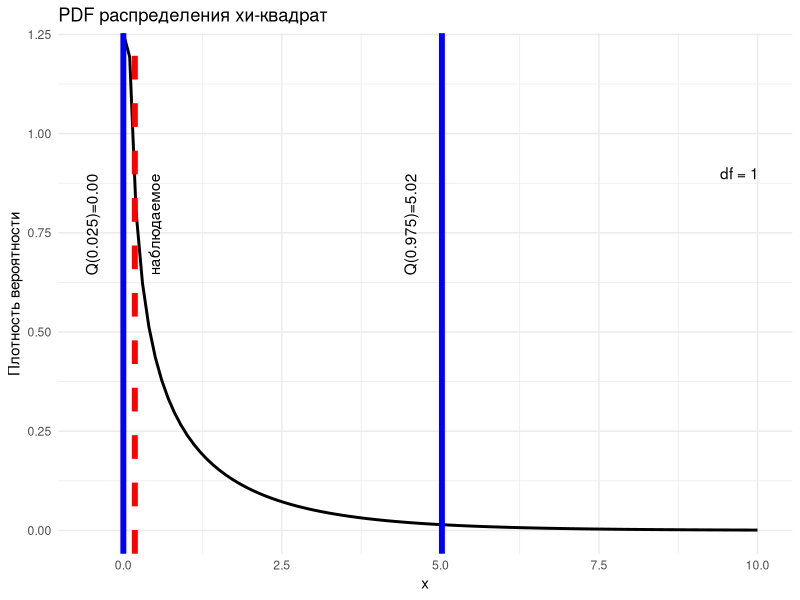
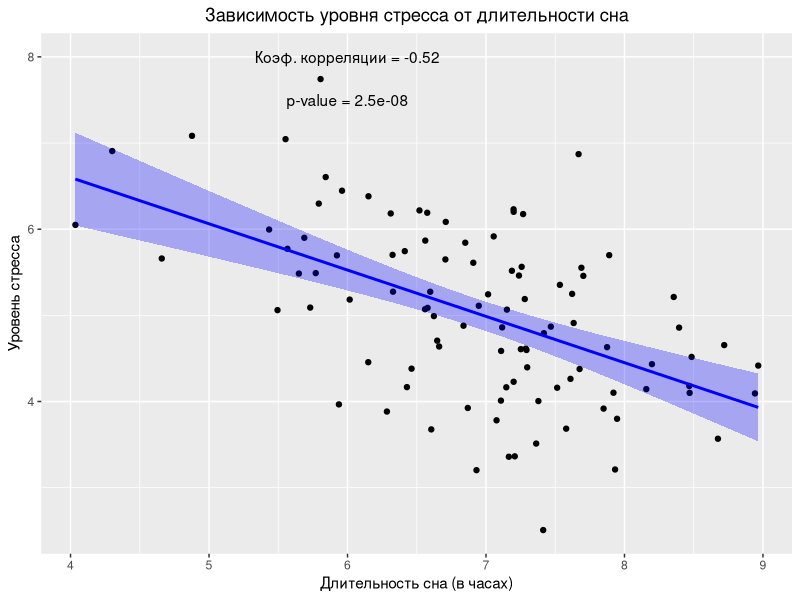

Here is the R script that generated these plots, in order:
## ---- chunk 1

knitr::opts_chunk$set(echo = TRUE)
library(dplyr)
library(ggplot2)

## ---- chunk 2

# Воспроизводимость результатов
set.seed(42)

# Общий размер выборки 
sample_size <- 100

# Генерация данных по физической активности (бинарная переменная) в фиксированном соотношении 1:1
activity <- sample(c("высокая", "низкая"), sample_size, replace = TRUE)

# Генерация данных по наличию сердечно-сосудистых заболеваний (бинарная переменная)
# У активных людей меньше вероятность заболеть (0.5 vs 0.6)

cardio <- sapply(activity, function(x) {
  if (x == "высокая") {
    sample(c(1, 0), 1, prob = c(0.5, 0.5)) # 1 - наличие заболевания, 0 - отсутствие заболевания
  } else {
    sample(c(1, 0), 1, prob = c(0.6, 0.4))
  }
})

# Создание dataframe
data_task1 <- data.frame(activity, cardio)

## ---- chunk 3

α = 0.05

## ---- chunk 4

quantiles <- c(0.025, 0.975)# Квантили
df <- 1

# Расчет критических значений для распределения хи-квадрат
critical_value_lower <- qchisq(quantiles[1], df)
critical_value_upper <- qchisq(quantiles[2], df)
## ---- chunk 5

# Создание таблицы сопряженности
contingency_table <- table(data_task1$activity, data_task1$cardio)

# Проведение теста хи-квадрат
chi_squared_test <- chisq.test(contingency_table)

# Наблюдаемое значение статистики хи-квадрат
observed_chi_squared <- chi_squared_test$statistic

# Вывод наблюдаемого значения статистики
print(observed_chi_squared)

## ---- chunk 6

# P-value теста хи-квадрат
p_value <- chi_squared_test$p.value

# Вывод p-value
print(paste("P-value:", p_value))
## ---- chunk 7

# Определение диапазона значений x для распределения хи-квадрат
x_values <- seq(0, 10, length.out = 100)

# Вычисление значений PDF для распределения хи-квадрат
pdf_chi_squared <- dchisq(x_values, df)

# Создание data frame для построения графика
pdf_data <- data.frame(x = x_values, Probability = pdf_chi_squared)

# Создание графика PDF для визуализации распределения хи-квадрат
ggplot(pdf_data, aes(x = x, y = Probability)) +
  geom_line(size = 1, color = "black") +
  labs(title = "PDF распределения хи-квадрат", x = "x", y = "Плотность вероятности") +
  theme_minimal() +
  geom_vline(xintercept = c(critical_value_lower, critical_value_upper, observed_chi_squared),
             linetype = c("solid", "solid", "dashed"),
             color = c("blue", "blue", "red"),
             size = c(2, 2, 2)) +
  annotate("text", x = critical_value_lower - 0.5, y = 0.9, label = sprintf("Q(%.3f)=%.2f", quantiles[1], critical_value_lower), hjust = 1, angle = 90) +
  annotate("text", x = critical_value_upper - 0.5, y = 0.9, label = sprintf("Q(%.3f)=%.2f", quantiles[2], critical_value_upper), hjust = 1, angle = 90) +
  annotate("text", x = observed_chi_squared + 0.3, y = 0.9, label = 'наблюдаемое', hjust = 1, angle = 90) +
  annotate("text", x = critical_value_upper + 5, y = 0.9, label = sprintf("df = %.0f", df), hjust = 1)

## ---- chunk 8

# Воспроизводимость результатов
set.seed(42)

# Размер выборки (в каждой группе)
sample_size <- 80

# В популяции c экспериментальным методом лечения средний уровень систолического артериального давления меньше (130 vs 135 mm) 
# Генерация данных для группы с новым методом лечения 
group1 <- rnorm(sample_size, mean=130, sd=10)  # экспериментальная группа

# Генерация данных для группы со стандартным лечением
group2 <- rnorm(sample_size, mean=135, sd=10)  # контрольная группа

## ---- chunk 9
# Параметры выборок
n1 <- 80  # Размер первой выборки
n2 <- 80  # Размер второй выборки
sd1 <- 10 # Стандартное отклонение в первой группе
sd2 <- 10 # Стандартное отклонение во второй группе

# Расчет степеней свободы для Welch t-test
df_welch <- ((sd1^2/n1 + sd2^2/n2)^2) /
            ((sd1^2/n1)^2/(n1-1) + (sd2^2/n2)^2/(n2-1))

# Уровень значимости
alpha <- 0.05

# Критическое значение для одностороннего t-теста с уровнем значимости 0.05
critical_value_welch <- qt(1 - alpha, df_welch, lower.tail = FALSE)

df_welch
critical_value_welch

## ---- chunk 10
# Выполнение t-теста
t_test_result <- t.test(group1, group2, alternative = "less")

# Вывод результатов t-теста
t_test_result

# Оценка размера эффекта (разница средних)
effect_size <- mean(group1) - mean(group2)
effect_size
## ---- chunk 11

# Воспроизводимость результатов
set.seed(42)

# Размер выборки 
sample_size <- 30

# В популяции до реабилитации средний уровень физической активности (50)
# Стандартное отклонение предположим равным 10
before <- rnorm(sample_size, mean = 50, sd = 10)

# В популяции после реабилитации средний уровень физической активности выше (60)
# Стандартное отклонение предположим равным 10
after <- rnorm(sample_size, mean = 60, sd = 10)

# Обрезаем значения, чтобы они находились в пределах от 0 до 100
before <- pmin(pmax(before, 0), 100)
after <- pmin(pmax(after, 0), 100)

## ---- chunk 12

# Уровень значимости
alpha <- 0.05

# Число степеней свободы
df <- sample_size - 1

# Критическое значение для одностороннего t-теста
critical_value <- qt(1 - alpha, df, lower.tail = FALSE)

print(paste("Критическое значение для правостороннего t-теста:", critical_value))

## ---- chunk 13

# Выполнение парного t-теста
t_test_result <- t.test(after, before, paired = TRUE, alternative = "greater")

# Наблюдаемое значение t-статистики
t_observed <- t_test_result$statistic

# Вывод наблюдаемого значения t-статистики
print(paste("Наблюдаемое значение t-статистики:", t_observed))
print(t_test_result)
## ---- chunk 14

# Воспроизводимость результатов
set.seed(42)

# Общий размер выборки
sample_size <- 200

# В популяции экспериментального лечения вероятность нормальной физической активности больше (0.7 vs 0.65)
# Генерация данных по статусу лечения (бинарная переменная, 0 - стандартное лечение, 1 - новый метод) в соотношении 1:1
treatment <- sample(0:1, sample_size, replace = TRUE)

# Вероятности нормальной физической активности для различных методов лечения
prob_activity_standard <- 0.65  # для стандартного лечения
prob_activity_new <- 0.7  # для нового метода лечения

# Генерация данных по физической активности после лечения (бинарная переменная)
activity <- sapply(treatment, function(t) rbinom(1, 1, ifelse(t == 1, prob_activity_new, prob_activity_standard)))

# Создание датафрейма
task4 <- data.frame(treatment, activity)

## ---- chunk 15

# Уровень значимости
alpha <- 0.05

# Критическое значение для одностороннего z-теста (правый хвост)
critical_value <- qnorm(1 - alpha)
print(paste("Критическое значение для одностороннего z-теста (правый хвост):", critical_value))

## ---- chunk 16

# Вычисление долей успеха в каждой группе
p1 <- mean(task4$activity[task4$treatment == 1])
p2 <- mean(task4$activity[task4$treatment == 0])

# Размеры выборок
n1 <- sum(task4$treatment == 1)
n2 <- sum(task4$treatment == 0)

# Общая доля успеха
p <- (sum(task4$activity[task4$treatment == 1]) + sum(task4$activity[task4$treatment == 0])) / (n1 + n2)

# Расчет z-статистики
z_observed <- (p1 - p2) / sqrt(p * (1 - p) * (1/n1 + 1/n2))

# Вывод наблюдаемого значения z-статистики
z_observed

## ---- chunk 17

# Расчет p-value для одностороннего теста
p_value <- pnorm(z_observed, lower.tail = FALSE)

# Расчет доверительного интервала
z_critical <- qnorm(1 - alpha)
margin_of_error <- z_critical * sqrt((p1 * (1 - p1) / n1) + (p2 * (1 - p2) / n2))
confidence_interval <- c((p1 - p2) - margin_of_error, (p1 - p2) + margin_of_error)

print(paste("p-value:", p_value))
print(paste("ДИ:", confidence_interval))

## ---- chunk 18
# Воспроизводимость результатов
set.seed(42)

# Размер выборки
sample_size <- 50

# Генерация данных до медитации (бинарная переменная). Вероятность наличия стресса до медитации - 0.4
prob_stress_before <- 0.4
before <- rbinom(sample_size, 1, prob_stress_before)

# Генерация данных после медитации (бинарная переменная). Вероятность наличия стресса после медитации - 0.2
prob_stress_after <- 0.2
after <- rbinom(sample_size, 1, prob_stress_after)

# Создание датафрейма
task5 <- data.frame(before, after)

## ---- chunk 19
# Уровень значимости
alpha <- 0.05

# Критическое значение для хи-квадрат распределения с 1 степенью свободы
critical_value <- qchisq(1 - alpha, df = 1)

print(paste("Критическое значение для хи-квадрат распределения с 1 степенью свободы:", critical_value))
## ---- chunk 20
# Создание таблицы сопряженности
table_before_after <- table(task5$before, task5$after)

# Выполнение теста Макнемара
mcnemar_test_result <- mcnemar.test(table_before_after)

# Наблюдаемое значение статистики
observed_statistic <- mcnemar_test_result$statistic

# Вывод наблюдаемого значения статистики
observed_statistic

## ---- chunk 21

# Получение p-value
p_value <- mcnemar_test_result$p.value

# Вывод p-value
print(paste("p_value:", p_value))

## ---- chunk 22

# Расчет доли участников с наличием стресса до медитации
prop_before <- mean(task5$before)

# Расчет доли участников с наличием стресса после медитации
prop_after <- mean(task5$after)

# Расчет величины изменения
change_in_stress <- prop_before - prop_after

# Вывод результатов
print(paste("Доля участников с наличием стресса до медитации:", prop_before))
print(paste("Доля участников с наличием стресса после медитации:", prop_after))
print(paste("Изменение в доле участников с наличием стресса:", change_in_stress))

## ---- chunk 23

# Воспроизводимость результатов
set.seed(42)

# Размер выборки для каждой группы
sample_size <- 20

# Генерация данных для экспериментальной группы (альтернативное лечение, меньший средний уровень депрессии)
mean_depression_group1 <- 55
sd_depression <- 10  # Примерное стандартное отклонение
group1 <- rnorm(sample_size, mean = mean_depression_group1, sd = sd_depression)

# Генерация данных для контрольной группы (стандартное лечение, более высокий средний уровень депрессии)
mean_depression_group2 <- 68
group2 <- rnorm(sample_size, mean = mean_depression_group2, sd = sd_depression)

# Ограничение значений от 0 до 100
group1 <- pmin(pmax(group1, 0), 100)
group2 <- pmin(pmax(group2, 0), 100)

# Создание датафреймов для обеих групп
data_group1 <- data.frame(group = "Experimental", depression = group1)
data_group2 <- data.frame(group = "Control", depression = group2)

# Объединение данных в один датафрейм
task6 <- rbind(data_group1, data_group2)
## ---- chunk 24
# Уровень значимости для двустороннего теста
alpha <- 0.05

# Число степеней свободы
df <- (sample_size * 2) - 2

# Критическое значение для двустороннего t-теста
critical_value <- qt(alpha / 2, df, lower.tail = FALSE)

# Вывод критического значения
critical_value
## ---- chunk 25
# Проведение t-теста для независимых выборок
t_test_result <- t.test(depression ~ group, data = task6)

# Получение наблюдаемого значения t-статистики
t_observed <- t_test_result$statistic

# Вывод наблюдаемого значения t-статистики
t_observed

## ---- chunk 26
p_value <- t_test_result$p.value
confidence_interval <- t_test_result$conf.int

# Вывод результатов
cat("p-value:", p_value, "\n")
cat("Доверительный интервал:", confidence_interval, "\n")
## ---- chunk 27

library(mvtnorm) # библиотека mvtnorm для работы с многомерным нормальным распределением

# Воспроизводимость результатов
set.seed(42)

# Размер выборки
sample_size <- 100

# Средние значения для длительности сна (HoursOfSleep) и уровня стресса (StressLevel) в популяции
means <- c(7, 5)  

# Матрица ковариации. В ислледуемой популяции HoursOfSleep и StressLevel ассоциированы отрицательно (r = -0.5)
cov_matrix <- matrix(c(1, -0.5, -0.5, 1), nrow = 2)

task7 <- rmvnorm(n = sample_size, 
              mean = means, 
              sigma = cov_matrix) %>% 
      as_tibble() %>%
      setNames(c("HoursOfSleep", "StressLevel")) 
## ---- chunk 28
# Уровень значимости
alpha <- 0.05

# Размер выборки (например, 100)
n <- 100

# Вычисление критических значений для t-распределения
critical_value_left <- qt(alpha/2, df = n-2)      # Левый хвост
critical_value_right <- qt(1 - alpha/2, df = n-2) # Правый хвост

# Вывод критических значений
cat("Критическое значение статистики (левый хвост):", critical_value_left, "\n")
cat("Критическое значение статистики (правый хвост):", critical_value_right, "\n")

## ---- chunk 29
# Выполнение теста на корреляцию Пирсона
correlation_test_result <- cor.test(task7$HoursOfSleep, task7$StressLevel, method = "pearson")

# Вывод результатов
cat("Коэффициент корреляции:", correlation_test_result$estimate, "\n")
cat("p-value:", correlation_test_result$p.value, "\n")
cat("Доверительный интервал:", correlation_test_result$conf.int, "\n")

## ---- chunk 30

# Вычисление коэффициента корреляции и p-value
correlation <- cor(task7$HoursOfSleep, task7$StressLevel)
p_value <- cor.test(task7$HoursOfSleep, task7$StressLevel)$p.value

# Создание графика
plot <- ggplot(data = task7, aes(x = HoursOfSleep, y = StressLevel)) +
  geom_point() +
  geom_smooth(method = "lm", se = FALSE, color = "blue") +
  
  # Добавление доверительных интервалов
  geom_ribbon(aes(ymin = predict(lm(StressLevel ~ HoursOfSleep), interval = "confidence")[, "lwr"],
                  ymax = predict(lm(StressLevel ~ HoursOfSleep), interval = "confidence")[, "upr"]),
              fill = "blue", alpha = 0.3) +
  
  # Добавление заголовка и настройка его расположения
  labs(title = "Зависимость уровня стресса от длительности сна",
       x = "Длительность сна (в часах)",
       y = "Уровень стресса") +
  
  # Добавление текста с коэффициентом корреляции и p-value
  annotate("text", x = 6, y = 8, label = paste("Коэф. корреляции =", round(correlation, 2))) +
  annotate("text", x = 6, y = 7.5, label = paste("p-value =", format(p_value, scientific = TRUE, digits = 2))) +
  
  # Настройка расположения заголовка
  theme(plot.title = element_text(hjust = 0.5))

# Вывод графика
print(plot)

